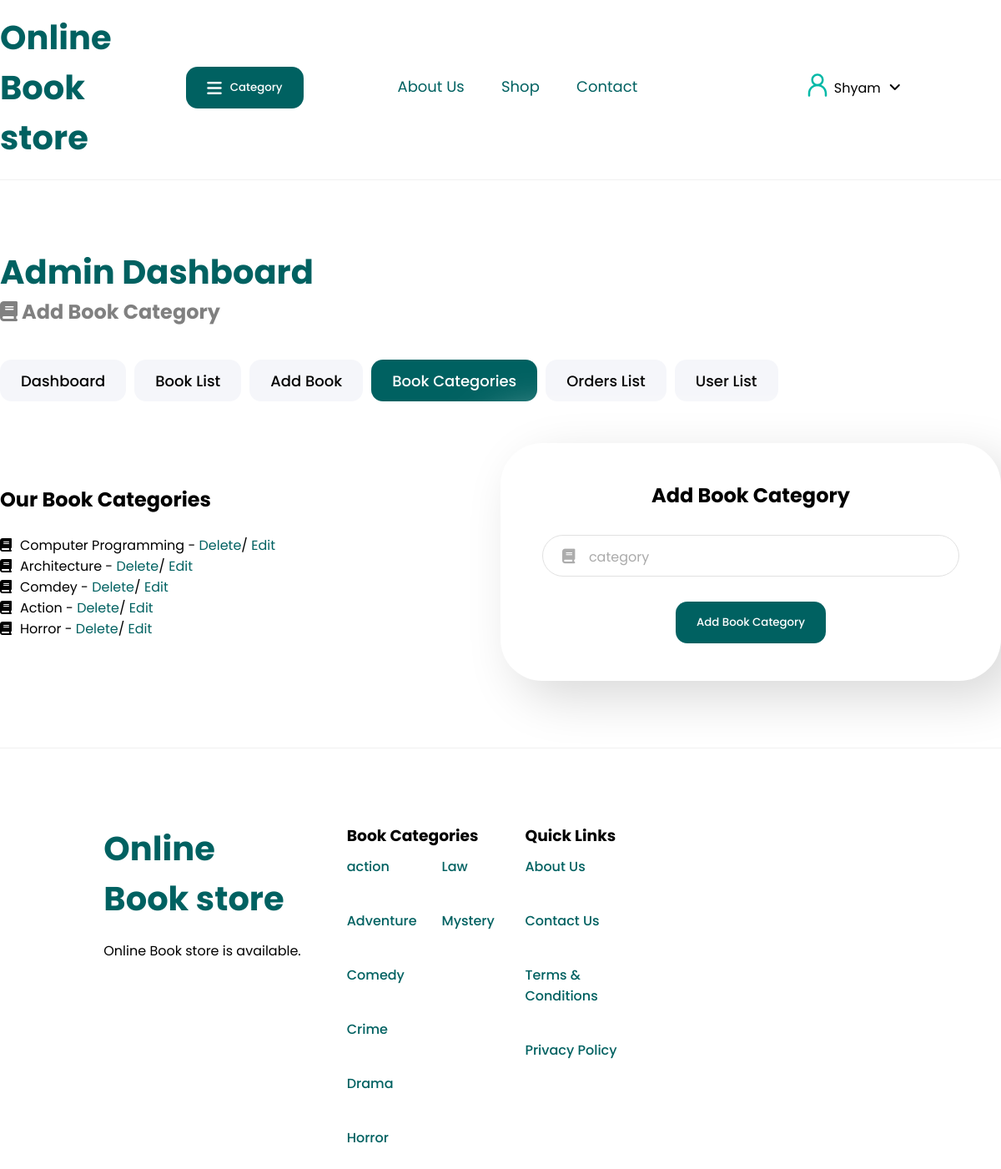
The page /admin_category.php (signed in) on the database its author committed.
### tables this page shows
CREATE TABLE `categories` (
  `id` int(11) NOT NULL,
  `name` varchar(100) NOT NULL
);

### admin_category.php (the view, shortened to what this page needs)
<?php
include './templates/admin_header.php';
?>
<link rel="stylesheet" href="./css/admin_category_add.css">
<div class="main-container b-main">
    <?php include './templates/admin_navigation.php' ?>
    <div class="category-container">
        <div class="category-list">
            <h2>Our Book Categories</h2><br>
            <ul>
                <?php
                    $select_book_category = mysqli_query($con, "SELECT * FROM categories") or die('query failed');
                    if(mysqli_num_rows($select_book_category) > 0){
                        while($fetch_book_category = mysqli_fetch_assoc($select_book_category)){
                ?>
                    <li><i class="fas fa-book"></i><span><?php echo $fetch_book_category['name']; ?></span> -
                    <a href="admin_category.php?delete=<?php echo $fetch_book_category['id']; ?>" onclick="return confirm('Delete this book category?')">Delete</a>/
                    <a href="admin_category.php?update=<?php echo $fetch_book_category['id']; ?>">Edit</a></li>
                    <?php
                 }
                } else {
                    echo '<p class="empty">No book categories found!</p>';
                }
            ?>
            </ul>
        </div>
        <div class="container">
            <div class="form-container">
                <h2>Add Book Category</h2>
                <form action="" method="post">
                    <div class="input-field">
                        <i class="fas fa-book"></i>
                        <input type="text" name="category" id="category" placeholder="category" required>
                    </div>
                    <input type="submit" name="addCategory" value="Add Book Category" class="submit-btn btn">
                </form>
            </div>
        </div>
    </div>
</div>
<?php
include './templates/footer.php';
?>

### css/style.css (style rules this page uses)
:root { --color-primary: #006161; --color-secondary: #00B9A7; --color-tertiary: #FFFFFF; --color-grey01: #AAAAAA; --color-grey02: #E1E1E1; --color-grey03: #F0F0F0; --color-primary-soft: #F0EEFF; --color-orange: #FF754C; --btn-hover: #00B9A7; }
* { font-family: 'Poppins', sans-serif; margin: 0; padding: 0; box-sizing: border-box; text-decoration: none; align-items: center; }
a { color: var(--color-primary); transition: all .2s ease-in-out; }
button, .btn { display: inline-flex; padding: 0 25px; height: 50px; border: none; border-radius: 14px; cursor: pointer; background-color: var(--color-primary); color: white; text-transform: capitalize; align-items: center; font-weight: 500; margin: 0px 0; }
.main-container { max-width: 1200px; margin: auto; height: 100%; display: flex; flex-direction: column; justify-content: center; align-items: center; padding-top: 80px; }
.b-main { padding-bottom: 80px; }

### css/register.css (style rules this page uses)
.form-container h2 { text-align: center; margin-bottom: 20px; }
.form-container { position: relative; width: 600px; margin: 0 auto; padding: 45px 50px; background-color: white; border-radius: 50px; background: #ffffff; box-shadow: 20px 20px 60px #d9d9d9, -20px -20px 60px #ffffff; }
.form-container { position: relative; vertical-align: middle; }
form { display: flex; flex-direction: column; justify-content: center; align-items: center; }
.input-field { width: 100%; height: 50px; background-color: white; margin: 10px 0; border: 1px solid #E1E1E1; border-radius: 55px; display: grid; grid-template-columns: 10% 85%; padding: 0 .4rem; position: relative; }
.input-field i { text-align: center; line-height: 50px; color: #acacac; font-size: 1.1rem; }
.input-field input, textarea { background: none; outline: none; border: none; line-height: 1; font-weight: 400; font-size: 1rem; color: #333; }
.input-field input::placeholder { color: #aaa; }
.btn { margin-top: 20px; }

### css/admin_category_add.css (style rules this page uses)
.category-container { display: flex; gap: 50px; justify-content: space-between; width: 100%; }
.category-list ul { list-style: none; }
.category-list ul li i { margin-right: 10px; }

### rows shown on the page
categories: name "Computer Programming"
categories: name "Architecture"
categories: name "Comdey"
categories: name "Action"
categories: name "Horror"

### other values the page prints
$_SESSION['admin_name'] "Shyam"
$title "Add Book Category"
